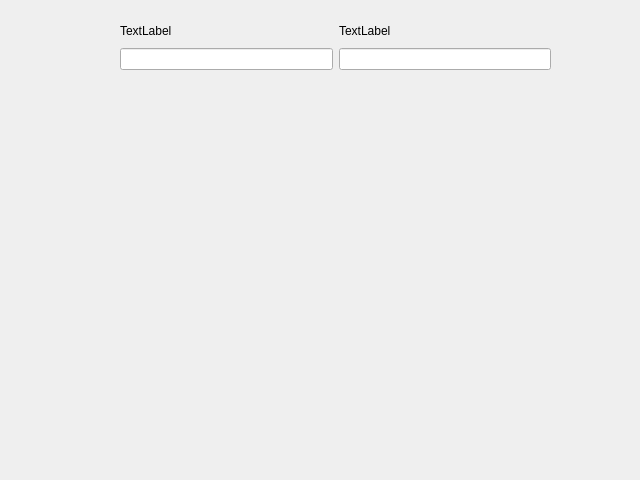
<?xml version="1.0" encoding="UTF-8"?>
<ui version="4.0">
 <class>Form</class>
 <widget class="QWidget" name="Form">
  <property name="geometry">
   <rect>
    <x>0</x>
    <y>0</y>
    <width>640</width>
    <height>480</height>
   </rect>
  </property>
  <property name="windowTitle">
   <string>Form</string>
  </property>
  <widget class="QWidget" name="">
   <property name="geometry">
    <rect>
     <x>120</x>
     <y>20</y>
     <width>431</width>
     <height>50</height>
    </rect>
   </property>
   <layout class="QGridLayout" name="gridLayout">
    <item row="0" column="0">
     <widget class="QLabel" name="label_2">
      <property name="text">
       <string>TextLabel</string>
      </property>
     </widget>
    </item>
    <item row="0" column="1">
     <widget class="QLabel" name="label">
      <property name="text">
       <string>TextLabel</string>
      </property>
     </widget>
    </item>
    <item row="1" column="0">
     <widget class="QLineEdit" name="lineEdit_2"/>
    </item>
    <item row="1" column="1">
     <widget class="QLineEdit" name="lineEdit"/>
    </item>
   </layout>
  </widget>
 </widget>
 <resources/>
 <connections/>
</ui>
